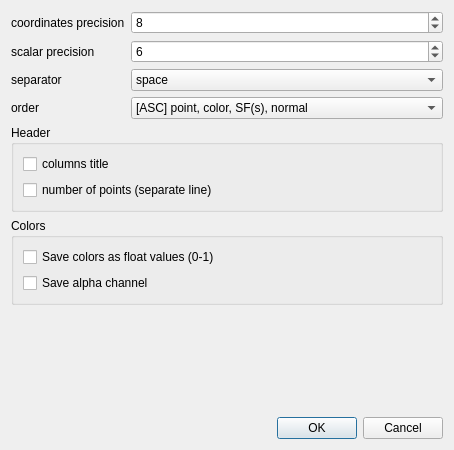
<?xml version="1.0" encoding="UTF-8"?>
<ui version="4.0">
 <class>AsciiSaveDialog</class>
 <widget class="QDialog" name="AsciiSaveDialog">
  <property name="geometry">
   <rect>
    <x>0</x>
    <y>0</y>
    <width>454</width>
    <height>450</height>
   </rect>
  </property>
  <property name="windowTitle">
   <string>Save ASCII file</string>
  </property>
  <layout class="QVBoxLayout" name="verticalLayout_2">
   <item>
    <layout class="QFormLayout" name="formLayout">
     <item row="0" column="0">
      <widget class="QLabel" name="label">
       <property name="text">
        <string>coordinates precision</string>
       </property>
      </widget>
     </item>
     <item row="0" column="1">
      <widget class="QSpinBox" name="coordsPrecisionSpinBox">
       <property name="maximum">
        <number>16</number>
       </property>
       <property name="value">
        <number>8</number>
       </property>
      </widget>
     </item>
     <item row="1" column="0">
      <widget class="QLabel" name="label_2">
       <property name="text">
        <string>scalar precision</string>
       </property>
      </widget>
     </item>
     <item row="1" column="1">
      <widget class="QSpinBox" name="sfPrecisionSpinBox">
       <property name="maximum">
        <number>12</number>
       </property>
       <property name="value">
        <number>6</number>
       </property>
      </widget>
     </item>
     <item row="2" column="0">
      <widget class="QLabel" name="label_3">
       <property name="text">
        <string>separator</string>
       </property>
      </widget>
     </item>
     <item row="2" column="1">
      <widget class="QComboBox" name="separatorComboBox">
       <item>
        <property name="text">
         <string>space</string>
        </property>
       </item>
       <item>
        <property name="text">
         <string>semicolon</string>
        </property>
       </item>
       <item>
        <property name="text">
         <string>comma</string>
        </property>
       </item>
       <item>
        <property name="text">
         <string>tabulation</string>
        </property>
       </item>
      </widget>
     </item>
     <item row="3" column="0">
      <widget class="QLabel" name="label_4">
       <property name="text">
        <string>order</string>
       </property>
      </widget>
     </item>
     <item row="3" column="1">
      <widget class="QComboBox" name="orderComboBox">
       <item>
        <property name="text">
         <string>[ASC] point, color, SF(s), normal</string>
        </property>
       </item>
       <item>
        <property name="text">
         <string>[PTS] point, SF(s), color, normal</string>
        </property>
       </item>
      </widget>
     </item>
    </layout>
   </item>
   <item>
    <widget class="QGroupBox" name="groupBox">
     <property name="title">
      <string>Header</string>
     </property>
     <layout class="QVBoxLayout" name="verticalLayout">
      <item>
       <widget class="QCheckBox" name="columnsHeaderCheckBox">
        <property name="text">
         <string>columns title</string>
        </property>
       </widget>
      </item>
      <item>
       <widget class="QCheckBox" name="pointCountHeaderCheckBox">
        <property name="text">
         <string>number of points (separate line)</string>
        </property>
       </widget>
      </item>
     </layout>
    </widget>
   </item>
   <item>
    <widget class="QGroupBox" name="colorOptionsGroupBox">
     <property name="title">
      <string>Colors</string>
     </property>
     <layout class="QVBoxLayout" name="verticalLayout_3">
      <item>
       <widget class="QCheckBox" name="saveFloatColorsCheckBox">
        <property name="toolTip">
         <string>Save RGB color components as floats values between 0 and 1</string>
        </property>
        <property name="text">
         <string>Save colors as float values (0-1)</string>
        </property>
       </widget>
      </item>
      <item>
       <widget class="QCheckBox" name="saveAlphaChannelCheckBox">
        <property name="toolTip">
         <string>Save RGB color components as floats values between 0 and 1</string>
        </property>
        <property name="text">
         <string>Save alpha channel</string>
        </property>
       </widget>
      </item>
     </layout>
    </widget>
   </item>
   <item>
    <spacer name="verticalSpacer">
     <property name="orientation">
      <enum>Qt::Vertical</enum>
     </property>
     <property name="sizeHint" stdset="0">
      <size>
       <width>20</width>
       <height>40</height>
      </size>
     </property>
    </spacer>
   </item>
   <item>
    <widget class="QDialogButtonBox" name="buttonBox">
     <property name="orientation">
      <enum>Qt::Horizontal</enum>
     </property>
     <property name="standardButtons">
      <set>QDialogButtonBox::Cancel|QDialogButtonBox::Ok</set>
     </property>
    </widget>
   </item>
  </layout>
 </widget>
 <resources/>
 <connections>
  <connection>
   <sender>buttonBox</sender>
   <signal>accepted()</signal>
   <receiver>AsciiSaveDialog</receiver>
   <slot>accept()</slot>
   <hints>
    <hint type="sourcelabel">
     <x>248</x>
     <y>254</y>
    </hint>
    <hint type="destinationlabel">
     <x>157</x>
     <y>274</y>
    </hint>
   </hints>
  </connection>
  <connection>
   <sender>buttonBox</sender>
   <signal>rejected()</signal>
   <receiver>AsciiSaveDialog</receiver>
   <slot>reject()</slot>
   <hints>
    <hint type="sourcelabel">
     <x>316</x>
     <y>260</y>
    </hint>
    <hint type="destinationlabel">
     <x>286</x>
     <y>274</y>
    </hint>
   </hints>
  </connection>
 </connections>
</ui>
